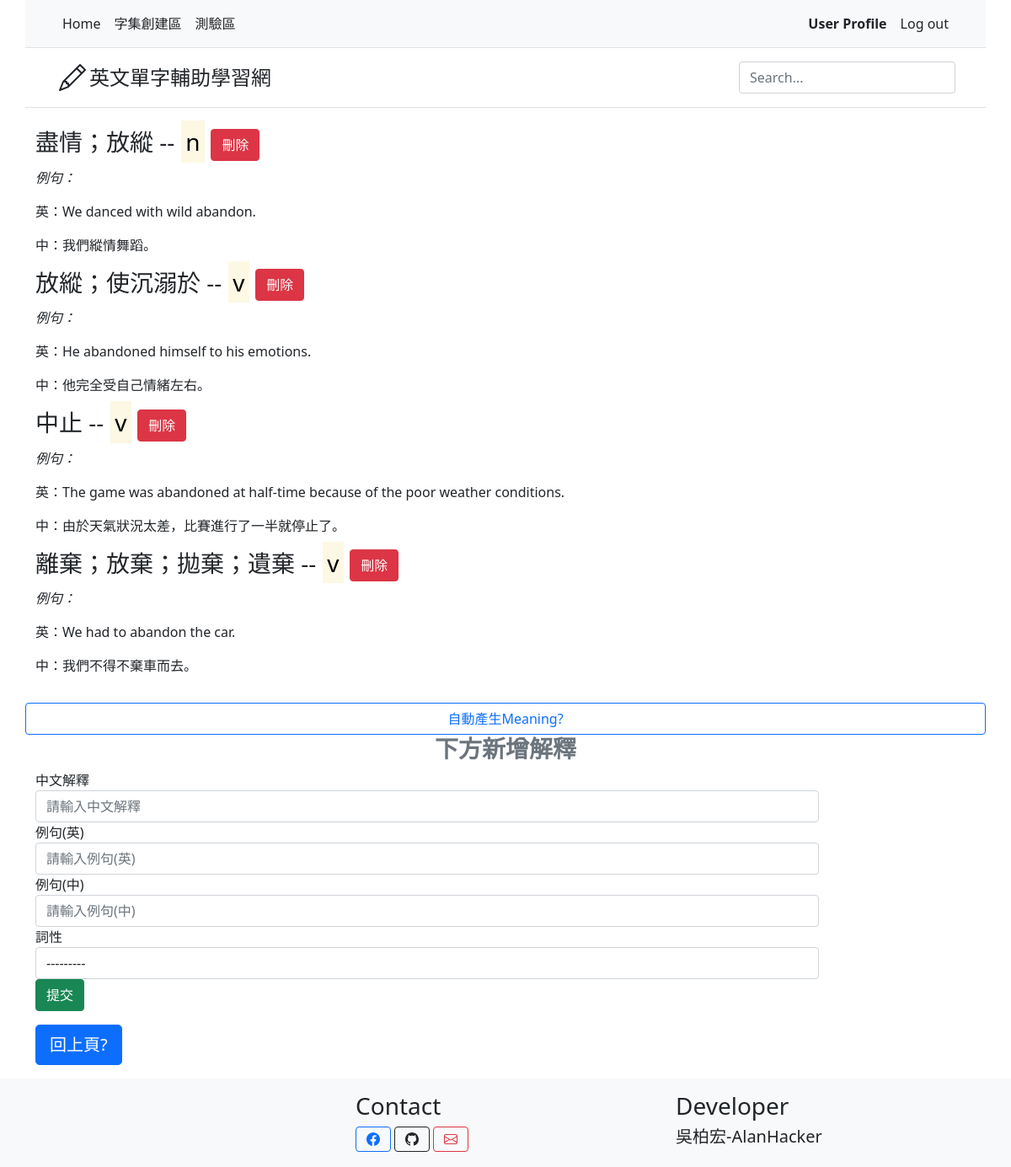
Screenshot of /words/WordEditor/voc/meaning/96/ (signed in) with the database file from the repository.
### words/models.py (models this page shows, shortened)
class Meaning(models.Model):
    vocabulary = models.ForeignKey(Vocabulary, on_delete=models.CASCADE)
    noun = 'n'
    pronoun = 'pron'
    verb = 'v'
    adjective = 'adj'
    adverb = 'adv'
    preposition = 'prep'
    conjunction = 'conj'
    interjection = 'int'
    auxiliaryVerb = 'aux'
    SPEECH_CHOICES = [
        (noun, 'n.'),
        (pronoun, 'pron.'),
        (verb, 'v.'),
        (adjective, 'adj.'),
        (adverb, 'adv.'),
        (preposition, 'prep.'),
        (conjunction, 'conj.'),
        (interjection, 'int.'),
        (auxiliaryVerb, 'aux.'),
    ]
    chinese = models.CharField(max_length = 50)
    chinese_sentences = models.CharField(max_length = 250)
    english_sentences = models.CharField(max_length = 250)
    speech = models.CharField(
        max_length = 5,
        choices = SPEECH_CHOICES,
        blank = False
    )

### words/views.py (the view)
# urls.py: path('WordEditor/voc/meaning/<int:voc_id>/', views.MeaningEditor, name='MeaningEditor'),
@login_required(login_url="Login")
def MeaningEditor(request, voc_id):
    object = get_object_or_404(Vocabulary, pk=voc_id)
    Meaning_list = object.meaning_set.order_by('-pk')
    form = MeaningSetModelForm()
    context = {
        'Meaning_list': Meaning_list,
        'title': object.english,
        'Voc_id': object.pk,
        'Set_id': object.character_set.pk,
        'form': form
    }
    if request.user.is_authenticated:
        context['is_authenticated'] = request.user.is_authenticated
    return render(request, 'words/MeaningEditor.html', context)

### words/forms.py
class MeaningSetModelForm(forms.ModelForm):
    class Meta:
        model = Meaning
        exclude = ['vocabulary']
        widgets = {
            'chinese': forms.TextInput(attrs={'class': 'form-control', 'placeholder': '請輸入中文解釋', 'pattern': "[a-zA-Z\u4e00-\u9fa5;]+$", 'title': '解釋只可由大小寫英文和中文以及分號組成'}),
            'chinese_sentences': forms.TextInput(attrs={'class': 'form-control', 'placeholder': '請輸入例句(中)'}),
            'english_sentences': forms.TextInput(attrs={'class': 'form-control', 'placeholder': '請輸入例句(英)'}),
            'speech': forms.Select(attrs={'class': 'form-control', 'placeholder': '請輸入例句(英)'})
        }
        labels = {
            'chinese': '中文解釋',
            'chinese_sentences': '例句(中)',
            'english_sentences': '例句(英)',
            'speech': '詞性'
        }

### words/templates/words/MeaningEditor.html (shortened to what this page needs)
{% extends 'base.html' %}
{% block reference %}
{% load static %}
{% endblock %}
{% block content %}
{% if Meaning_list %}
<ul class = "list-unstyled">
	{% for Meaning in Meaning_list %}
	<li>
		<h3 id = "{{ Meaning.pk }}">{{ Meaning.chinese }}&nbsp;--&nbsp;<mark>{{ Meaning.speech }}</mark>
			<button type = "button" class = "btn btn-danger" onclick="delMeaning(this);">刪除</button>
		</h3>
		<p><em>例句：</em></p>
		<p>英：{{ Meaning.english_sentences }}</p>
		<p>中：{{ Meaning.chinese_sentences }}</p>
	</li>
	{% endfor %}
</ul>
<button type = "button" id = "{{ Voc_id }}" class = "btn btn-outline-primary" onclick="fetchMeaning(this);">自動產生Meaning?</button></h3>
{% else %}
<h1>No Meaning are available.</h1>
<button type = "button" id = "{{ Voc_id }}" class = "btn btn-outline-primary" onclick="fetchMeaning(this);">自動產生Meaning?</button></h3>
{% endif %}
<div class="text-muted">
	<h3 class = "text-center"><strong>下方新增解釋</strong></h3>
</div>
<form class = "form-horizontal" action="{% url 'words:AddMeaning'%}" method="POST">
	<div class = "form-group">
		<label class = "col-sm-2 control-label">{{ form.chinese.label }}</label>
		<div class = "col-sm-10">
			{{ form.chinese }}
		</div>
	</div>
	<div class = "form-group">
		<label class = "col-sm-2 control-label">{{ form.english_sentences.label }}</label>
		<div class = "col-sm-10">
			{{ form.english_sentences }}
		</div>
	</div>
	<div class = "form-group">
		<label class = "col-sm-2 control-label">{{ form.chinese_sentences.label }}</label>
		<div class = "col-sm-10">
			{{ form.chinese_sentences }}
		</div>
	</div>
	<div class = "form-group">
		<label class = "col-sm-2 control-label" >{{ form.speech.label }}</label>
		<div class = "col-sm-10">
			{{ form.speech }}
		</div>
	</div>
	<div class = "form-group">
		<div class = "col-sm-offset-2 col-sm-10">
			<button type="submit" class = "btn btn-success">提交</button>
		</div>
	</div>
</form>
<p>
	<input type = "button" class = "btn btn-lg btn-primary" value="回上頁?" onclick="location.href='{% url 'words:VocabularyEditor' Set_id %}'">
{% endblock %}

### rows the page displays
Meaning: chinese "盡情；放縱", speech "n", english_sentences "We danced with wild abandon.", chinese_sentences "我們縱情舞蹈。"
Meaning: chinese "放縱；使沉溺於", speech "v", english_sentences "He abandoned himself to his emotions.", chinese_sentences "他完全受自己情緒左右。"
Meaning: chinese "中止", speech "v", english_sentences "The game was abandoned at half-time because of the poor weather conditions.", chinese_sentences "由於天氣狀況太差，比賽進行了一半就停止了。"
Meaning: chinese "離棄；放棄；拋棄；遺棄", speech "v", english_sentences "We had to abandon the car.", chinese_sentences "我們不得不棄車而去。"
